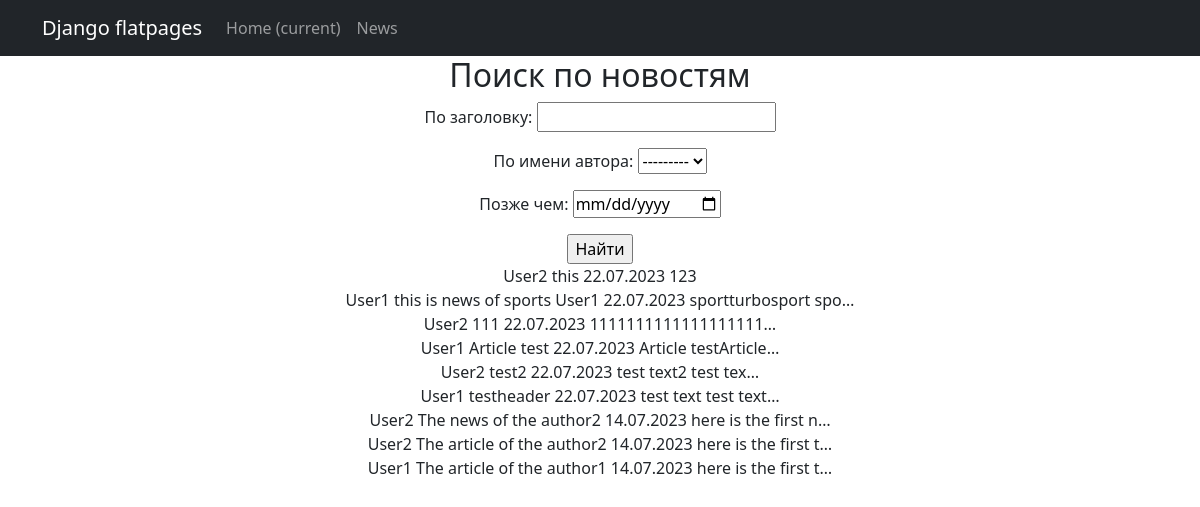
The app's page /news/search/ with its own data.
### NewsPortal/models.py (models this page shows, shortened)
class Post(models.Model):
    post_author = models.ForeignKey(Author, on_delete=models.CASCADE)
    post_choice = models.CharField(max_length=2, choices=POSITIONS)
    post_time_in = models.DateTimeField(auto_now_add=True)
    post_link = models.ManyToManyField(Category, "PostCategory")
    post_header = models.CharField(max_length=255)
    post_text = models.TextField()
    rating = models.FloatField(default=0.0)
    def __str__(self):
        dataf = 'Post from {}'.format(self.post_time_in.strftime('%d.%m.%Y %H:%M'))
        return f"{dataf},{self.post_author},{self.post_header}"

class Author(models.Model):
    user = models.OneToOneField(User, on_delete=models.CASCADE)
    author_rating = models.FloatField(default=0.0)
    def __str__(self):
        return f"{self.user}"

### NewsPortal/views.py (the view)
# urls.py: path('search/', NewsSearch.as_view(), name='post_search'),
class NewsSearch(ListView):
    model = Post
    template_name = 'post_search.html'
    context_object_name = 'post_search'
    ordering = ['-post_time_in']
    paginate_by = 10
    def get_queryset(self):
        queryset = super().get_queryset()
        self.filterset = NewsFilter(self.request.GET, queryset)
        return self.filterset.qs
    def get_context_data(self, **kwargs):
        context = super().get_context_data(**kwargs)
        context['filterset'] = self.filterset
        pprint(context)
        return context

### templates/post_search.html (shortened to what this page needs)
{% extends 'flatpages/default.html' %}
{% block content %}
    <h2>Поиск по новостям</h2>
    <form action="" method="get">
        {{ filterset.form.as_p }}
        <input type="submit" value="Найти"/>
    </form>
    {% for event in post_search %}
     <div>
         {{ event.post_author.user.username }}
         {{ event.post_header }}
         {{ event.post_time_in|date:'d.m.Y' }}
         {{ event.post_text|truncatechars:20 }}
     </div>
    {% endfor %}
{% endblock content %}

### templates/flatpages/default.html (shortened to what this page needs)
<!DOCTYPE html>
<html lang="en">
    <head>
        {% load static %}
        <link href="css/styles.css" rel="stylesheet" />
		<link href="{% static 'css/styles.css' %}" rel="stylesheet" />
    </head>
    <body>
        <nav class="navbar navbar-expand-lg navbar-dark bg-dark static-top">
   <div class="container">
       <a class="navbar-brand" href="#">Django flatpages</a>
       <div class="collapse navbar-collapse" id="navbarResponsive">
           <ul class="navbar-nav ml-auto">
               <li class="nav-item active">
                   <a class="nav-link" href="#">Home
                       <span class="sr-only">(current)</span>
                   </a>
               </li>
               <li class="nav-item">
                   <a class="nav-link" href="/news/">News</a>
               </li>
           </ul>
       </div>
   </div>
</nav>
		<div class="container">
			<div class="row">
				<div class="col-lg-12 text-center">
					{% block content %}{% endblock content %}
       </div>
   </div>
</div>
    </body>
</html>

### records on screen
Post: post_author.user.username "User2", post_header "this", post_time_in "22.07.2023", post_text "123"
Post: post_author.user.username "User1", post_header "this is news of sports User1", post_time_in "22.07.2023", post_text "sportturbosport spo…"
Post: post_author.user.username "User2", post_header "111", post_time_in "22.07.2023", post_text "1111111111111111111…"
Post: post_author.user.username "User1", post_header "Article test", post_time_in "22.07.2023", post_text "Article testArticle…"
Post: post_author.user.username "User2", post_header "test2", post_time_in "22.07.2023", post_text "test text2 test tex…"
Post: post_author.user.username "User1", post_header "testheader", post_time_in "22.07.2023", post_text "test text test text…"
Post: post_author.user.username "User2", post_header "The news of the author2", post_time_in "14.07.2023", post_text "here is the first n…"
Post: post_author.user.username "User2", post_header "The article of the author2", post_time_in "14.07.2023", post_text "here is the first t…"
Post: post_author.user.username "User1", post_header "The article of the author1", post_time_in "14.07.2023", post_text "here is the first t…"
